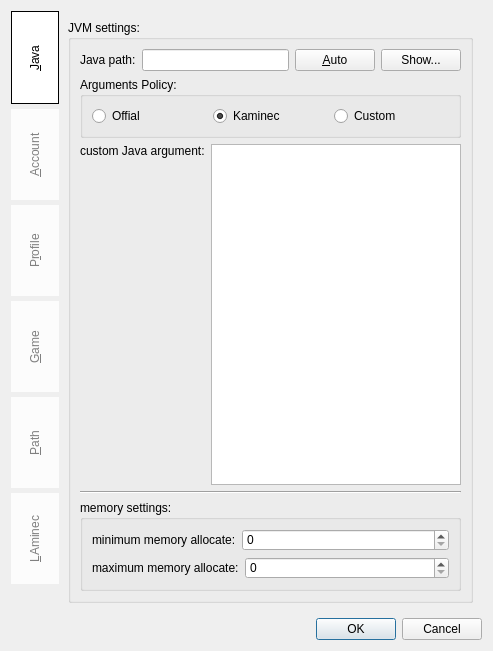
<?xml version="1.0" encoding="UTF-8"?>
<ui version="4.0">
 <class>Preferences</class>
 <widget class="QDialog" name="Preferences">
  <property name="geometry">
   <rect>
    <x>0</x>
    <y>0</y>
    <width>493</width>
    <height>651</height>
   </rect>
  </property>
  <property name="windowTitle">
   <string>Preferences</string>
  </property>
  <layout class="QGridLayout" name="gridLayout_20">
   <item row="0" column="0">
    <widget class="QTabWidget" name="preferenceSwitch">
     <property name="styleSheet">
      <string notr="true">QTabWidget::pane {border-top:0px solid #e8f3f9;background:  transparent; }
QTabBar::tab {min-height: 85px;min-width:40px;color: white;border: 0px solid;border-top-left-radius: 0px;border-top-right-radius: 0px;padding:3px;}
QTabBar::tab:!selected {color: gray; margin-top: 5px; background-color: rgb(255,255,255,200)}
QTabBar::tab:selected {color: black; border: 1px solid; background-color: rgb(255,255,255,255)}</string>
     </property>
     <property name="tabPosition">
      <enum>QTabWidget::West</enum>
     </property>
     <property name="tabShape">
      <enum>QTabWidget::Rounded</enum>
     </property>
     <property name="currentIndex">
      <number>0</number>
     </property>
     <property name="elideMode">
      <enum>Qt::ElideNone</enum>
     </property>
     <property name="usesScrollButtons">
      <bool>true</bool>
     </property>
     <property name="documentMode">
      <bool>false</bool>
     </property>
     <property name="tabsClosable">
      <bool>false</bool>
     </property>
     <property name="movable">
      <bool>false</bool>
     </property>
     <property name="tabBarAutoHide">
      <bool>false</bool>
     </property>
     <widget class="QWidget" name="java">
      <attribute name="title">
       <string>&amp;Java</string>
      </attribute>
      <layout class="QGridLayout" name="gridLayout_5">
       <item row="0" column="1">
        <widget class="QGroupBox" name="groupBox_5">
         <property name="title">
          <string>JVM settings:</string>
         </property>
         <layout class="QGridLayout" name="gridLayout_9">
          <item row="4" column="0">
           <widget class="QGroupBox" name="groupBox">
            <property name="title">
             <string>memory settings:</string>
            </property>
            <layout class="QVBoxLayout" name="verticalLayout_6">
             <item>
              <layout class="QHBoxLayout" name="horizontalLayout_2">
               <item>
                <widget class="QLabel" name="minMem_label">
                 <property name="text">
                  <string>minimum memory allocate:</string>
                 </property>
                 <property name="buddy">
                  <cstring>minMem_sb</cstring>
                 </property>
                </widget>
               </item>
               <item>
                <widget class="QSpinBox" name="minMem_sb">
                 <property name="sizePolicy">
                  <sizepolicy hsizetype="Expanding" vsizetype="Fixed">
                   <horstretch>0</horstretch>
                   <verstretch>0</verstretch>
                  </sizepolicy>
                 </property>
                 <property name="maximum">
                  <number>999999999</number>
                 </property>
                </widget>
               </item>
              </layout>
             </item>
             <item>
              <layout class="QHBoxLayout" name="horizontalLayout">
               <item>
                <widget class="QLabel" name="maxMem_label">
                 <property name="text">
                  <string>maximum memory allocate:</string>
                 </property>
                 <property name="buddy">
                  <cstring>maxMem_sb</cstring>
                 </property>
                </widget>
               </item>
               <item>
                <widget class="QSpinBox" name="maxMem_sb">
                 <property name="sizePolicy">
                  <sizepolicy hsizetype="Expanding" vsizetype="Fixed">
                   <horstretch>0</horstretch>
                   <verstretch>0</verstretch>
                  </sizepolicy>
                 </property>
                 <property name="maximum">
                  <number>999999999</number>
                 </property>
                </widget>
               </item>
              </layout>
             </item>
            </layout>
           </widget>
          </item>
          <item row="1" column="0">
           <widget class="QGroupBox" name="groupBox_7">
            <property name="title">
             <string>Arguments Policy:</string>
            </property>
            <property name="checkable">
             <bool>false</bool>
            </property>
            <layout class="QGridLayout" name="gridLayout_8">
             <item row="0" column="0">
              <widget class="QRadioButton" name="officialPolicy_rb">
               <property name="text">
                <string>Offial</string>
               </property>
              </widget>
             </item>
             <item row="0" column="1">
              <widget class="QRadioButton" name="KaminecPolicy_rb">
               <property name="text">
                <string>Kaminec</string>
               </property>
               <property name="checked">
                <bool>true</bool>
               </property>
              </widget>
             </item>
             <item row="0" column="2">
              <widget class="QRadioButton" name="CustomPolicy_rb">
               <property name="text">
                <string>Custom</string>
               </property>
              </widget>
             </item>
            </layout>
           </widget>
          </item>
          <item row="2" column="0">
           <layout class="QGridLayout" name="gridLayout_7">
            <item row="1" column="0">
             <spacer name="verticalSpacer_5">
              <property name="orientation">
               <enum>Qt::Vertical</enum>
              </property>
              <property name="sizeHint" stdset="0">
               <size>
                <width>20</width>
                <height>40</height>
               </size>
              </property>
             </spacer>
            </item>
            <item row="0" column="0">
             <widget class="QLabel" name="customJavaArg_label">
              <property name="sizePolicy">
               <sizepolicy hsizetype="Preferred" vsizetype="Preferred">
                <horstretch>0</horstretch>
                <verstretch>0</verstretch>
               </sizepolicy>
              </property>
              <property name="text">
               <string>custom Java argument:</string>
              </property>
              <property name="buddy">
               <cstring>customJavaArg_te</cstring>
              </property>
             </widget>
            </item>
            <item row="0" column="1" rowspan="2">
             <widget class="QTextEdit" name="customJavaArg_te"/>
            </item>
           </layout>
          </item>
          <item row="3" column="0">
           <widget class="Line" name="line_2">
            <property name="orientation">
             <enum>Qt::Horizontal</enum>
            </property>
           </widget>
          </item>
          <item row="0" column="0">
           <layout class="QHBoxLayout" name="horizontalLayout_5">
            <item>
             <widget class="QLabel" name="javaPath_label">
              <property name="text">
               <string>Java path:</string>
              </property>
              <property name="buddy">
               <cstring>javaPath_le</cstring>
              </property>
             </widget>
            </item>
            <item>
             <widget class="QLineEdit" name="javaPath_le"/>
            </item>
            <item>
             <widget class="QPushButton" name="autoJava_pb">
              <property name="text">
               <string>&amp;Auto</string>
              </property>
             </widget>
            </item>
            <item>
             <widget class="QPushButton" name="javaPath_showPb">
              <property name="text">
               <string>Show...</string>
              </property>
             </widget>
            </item>
           </layout>
          </item>
         </layout>
        </widget>
       </item>
      </layout>
     </widget>
     <widget class="QWidget" name="account">
      <attribute name="title">
       <string>&amp;Account</string>
      </attribute>
      <layout class="QGridLayout" name="gridLayout_4">
       <item row="3" column="0">
        <layout class="QHBoxLayout" name="horizontalLayout_7">
         <item>
          <widget class="QPushButton" name="addAccount_pb">
           <property name="sizePolicy">
            <sizepolicy hsizetype="Preferred" vsizetype="Fixed">
             <horstretch>0</horstretch>
             <verstretch>0</verstretch>
            </sizepolicy>
           </property>
           <property name="minimumSize">
            <size>
             <width>0</width>
             <height>40</height>
            </size>
           </property>
           <property name="text">
            <string>&amp;Add</string>
           </property>
          </widget>
         </item>
         <item>
          <widget class="QPushButton" name="editAccount_pb">
           <property name="minimumSize">
            <size>
             <width>0</width>
             <height>40</height>
            </size>
           </property>
           <property name="text">
            <string>&amp;Edit</string>
           </property>
          </widget>
         </item>
         <item>
          <widget class="QPushButton" name="deleteAccount_pb">
           <property name="minimumSize">
            <size>
             <width>0</width>
             <height>40</height>
            </size>
           </property>
           <property name="text">
            <string>&amp;Delete</string>
           </property>
          </widget>
         </item>
        </layout>
       </item>
       <item row="0" column="0">
        <widget class="QLabel" name="account_label">
         <property name="text">
          <string>Account List:</string>
         </property>
        </widget>
       </item>
       <item row="1" column="0">
        <widget class="QTableView" name="accounts_tableView">
         <property name="styleSheet">
          <string notr="true">QTableView::item:selected{
	background-color: rgb(162, 162, 162);
}</string>
         </property>
         <property name="editTriggers">
          <set>QAbstractItemView::NoEditTriggers</set>
         </property>
         <property name="selectionMode">
          <enum>QAbstractItemView::SingleSelection</enum>
         </property>
         <property name="selectionBehavior">
          <enum>QAbstractItemView::SelectRows</enum>
         </property>
         <property name="showGrid">
          <bool>false</bool>
         </property>
         <property name="sortingEnabled">
          <bool>true</bool>
         </property>
         <attribute name="horizontalHeaderHighlightSections">
          <bool>false</bool>
         </attribute>
         <attribute name="verticalHeaderVisible">
          <bool>false</bool>
         </attribute>
        </widget>
       </item>
       <item row="2" column="0">
        <widget class="QPushButton" name="setAccountActive_pb">
         <property name="text">
          <string>&amp;Set Active</string>
         </property>
        </widget>
       </item>
      </layout>
     </widget>
     <widget class="QWidget" name="tab_3">
      <attribute name="title">
       <string>P&amp;rofile</string>
      </attribute>
      <layout class="QVBoxLayout" name="verticalLayout_3">
       <item>
        <widget class="QLabel" name="profile_label">
         <property name="text">
          <string>Profile List:</string>
         </property>
        </widget>
       </item>
       <item>
        <widget class="QTableView" name="profiles_tableView">
         <property name="styleSheet">
          <string notr="true">QTableView::item:selected{
	background-color: rgb(162, 162, 162);
}</string>
         </property>
         <property name="editTriggers">
          <set>QAbstractItemView::NoEditTriggers</set>
         </property>
         <property name="selectionMode">
          <enum>QAbstractItemView::SingleSelection</enum>
         </property>
         <property name="selectionBehavior">
          <enum>QAbstractItemView::SelectRows</enum>
         </property>
         <property name="showGrid">
          <bool>false</bool>
         </property>
         <property name="sortingEnabled">
          <bool>true</bool>
         </property>
         <attribute name="horizontalHeaderHighlightSections">
          <bool>false</bool>
         </attribute>
         <attribute name="verticalHeaderVisible">
          <bool>false</bool>
         </attribute>
        </widget>
       </item>
       <item>
        <widget class="QPushButton" name="setProfileActive_pb">
         <property name="text">
          <string>&amp;Set Active</string>
         </property>
        </widget>
       </item>
       <item>
        <layout class="QHBoxLayout" name="horizontalLayout_8">
         <item>
          <widget class="QPushButton" name="addProfile_pb">
           <property name="sizePolicy">
            <sizepolicy hsizetype="Preferred" vsizetype="Fixed">
             <horstretch>0</horstretch>
             <verstretch>0</verstretch>
            </sizepolicy>
           </property>
           <property name="minimumSize">
            <size>
             <width>0</width>
             <height>40</height>
            </size>
           </property>
           <property name="text">
            <string>&amp;Add</string>
           </property>
          </widget>
         </item>
         <item>
          <widget class="QPushButton" name="editProfile_pb">
           <property name="minimumSize">
            <size>
             <width>0</width>
             <height>40</height>
            </size>
           </property>
           <property name="text">
            <string>&amp;Edit</string>
           </property>
          </widget>
         </item>
         <item>
          <widget class="QPushButton" name="deleteProfile_pb">
           <property name="minimumSize">
            <size>
             <width>0</width>
             <height>40</height>
            </size>
           </property>
           <property name="text">
            <string>&amp;Delete</string>
           </property>
          </widget>
         </item>
        </layout>
       </item>
      </layout>
     </widget>
     <widget class="QWidget" name="game">
      <attribute name="title">
       <string>&amp;Game</string>
      </attribute>
      <layout class="QGridLayout" name="gridLayout_11">
       <item row="0" column="0">
        <widget class="QGroupBox" name="groupBox_6">
         <property name="title">
          <string>display settings:</string>
         </property>
         <layout class="QGridLayout" name="gridLayout">
          <item row="1" column="1">
           <layout class="QHBoxLayout" name="horizontalLayout_6">
            <item>
             <widget class="QLabel" name="height_label">
              <property name="text">
               <string>height:</string>
              </property>
              <property name="buddy">
               <cstring>height_sb</cstring>
              </property>
             </widget>
            </item>
            <item>
             <widget class="QSpinBox" name="height_sb">
              <property name="sizePolicy">
               <sizepolicy hsizetype="Expanding" vsizetype="Fixed">
                <horstretch>0</horstretch>
                <verstretch>0</verstretch>
               </sizepolicy>
              </property>
              <property name="maximum">
               <number>999999999</number>
              </property>
             </widget>
            </item>
           </layout>
          </item>
          <item row="1" column="0">
           <layout class="QHBoxLayout" name="horizontalLayout_3">
            <item>
             <widget class="QLabel" name="width_label">
              <property name="text">
               <string>width:</string>
              </property>
              <property name="buddy">
               <cstring>width_sb</cstring>
              </property>
             </widget>
            </item>
            <item>
             <widget class="QSpinBox" name="width_sb">
              <property name="sizePolicy">
               <sizepolicy hsizetype="Expanding" vsizetype="Fixed">
                <horstretch>0</horstretch>
                <verstretch>0</verstretch>
               </sizepolicy>
              </property>
              <property name="maximum">
               <number>999999999</number>
              </property>
             </widget>
            </item>
           </layout>
          </item>
          <item row="0" column="0" colspan="2">
           <widget class="QCheckBox" name="fullScreen_checkBox">
            <property name="text">
             <string>full screen</string>
            </property>
           </widget>
          </item>
         </layout>
        </widget>
       </item>
       <item row="1" column="0">
        <widget class="Line" name="line_3">
         <property name="orientation">
          <enum>Qt::Horizontal</enum>
         </property>
        </widget>
       </item>
       <item row="2" column="0">
        <widget class="QGroupBox" name="serverMode_gp">
         <property name="title">
          <string>Launch with Server</string>
         </property>
         <property name="checkable">
          <bool>true</bool>
         </property>
         <property name="checked">
          <bool>false</bool>
         </property>
         <layout class="QGridLayout" name="gridLayout_10">
          <item row="0" column="0">
           <widget class="QLabel" name="ip_label">
            <property name="text">
             <string>ip:</string>
            </property>
            <property name="buddy">
             <cstring>ip_le</cstring>
            </property>
           </widget>
          </item>
          <item row="0" column="1">
           <widget class="QLineEdit" name="ip_le"/>
          </item>
          <item row="0" column="2">
           <widget class="QLabel" name="port_label">
            <property name="text">
             <string>port:</string>
            </property>
            <property name="buddy">
             <cstring>port_le</cstring>
            </property>
           </widget>
          </item>
          <item row="0" column="3">
           <widget class="QLineEdit" name="port_le"/>
          </item>
         </layout>
        </widget>
       </item>
       <item row="3" column="0">
        <spacer name="verticalSpacer_3">
         <property name="orientation">
          <enum>Qt::Vertical</enum>
         </property>
         <property name="sizeHint" stdset="0">
          <size>
           <width>20</width>
           <height>193</height>
          </size>
         </property>
        </spacer>
       </item>
      </layout>
     </widget>
     <widget class="QWidget" name="tab">
      <attribute name="title">
       <string>&amp;Path</string>
      </attribute>
      <layout class="QGridLayout" name="gridLayout_3">
       <item row="0" column="0">
        <widget class="QGroupBox" name="groupBox_2">
         <property name="title">
          <string>path settings:</string>
         </property>
         <layout class="QGridLayout" name="gridLayout_17">
          <item row="0" column="0">
           <layout class="QVBoxLayout" name="verticalLayout">
            <item>
             <layout class="QGridLayout" name="gridLayout_13">
              <item row="0" column="0">
               <widget class="QCheckBox" name="defaultPath_checkBox">
                <property name="text">
                 <string>default relative path settings</string>
                </property>
               </widget>
              </item>
              <item row="0" column="1">
               <widget class="QPushButton" name="more_pb">
                <property name="text">
                 <string>More</string>
                </property>
                <property name="checkable">
                 <bool>true</bool>
                </property>
               </widget>
              </item>
             </layout>
            </item>
            <item>
             <layout class="QGridLayout" name="gridLayout_15">
              <item row="0" column="0">
               <widget class="QLabel" name="javaPath_label_2">
                <property name="text">
                 <string>Java path:</string>
                </property>
                <property name="buddy">
                 <cstring>javaPath_le_2</cstring>
                </property>
               </widget>
              </item>
              <item row="0" column="1">
               <widget class="QLineEdit" name="javaPath_le_2"/>
              </item>
              <item row="0" column="2">
               <widget class="QPushButton" name="autoJava_pb_2">
                <property name="text">
                 <string>&amp;Auto</string>
                </property>
               </widget>
              </item>
              <item row="0" column="3">
               <widget class="QPushButton" name="javaPath_showPb_2">
                <property name="text">
                 <string>Show...</string>
                </property>
               </widget>
              </item>
             </layout>
            </item>
            <item>
             <widget class="Line" name="line_5">
              <property name="orientation">
               <enum>Qt::Horizontal</enum>
              </property>
             </widget>
            </item>
            <item>
             <layout class="QGridLayout" name="gridLayout_12">
              <item row="0" column="0">
               <widget class="QLabel" name="corePath_label">
                <property name="enabled">
                 <bool>true</bool>
                </property>
                <property name="text">
                 <string>core game path:</string>
                </property>
                <property name="buddy">
                 <cstring>corePath_le</cstring>
                </property>
               </widget>
              </item>
              <item row="0" column="1">
               <widget class="QLineEdit" name="corePath_le">
                <property name="enabled">
                 <bool>true</bool>
                </property>
               </widget>
              </item>
              <item row="0" column="2">
               <widget class="QPushButton" name="corePath_showPb">
                <property name="enabled">
                 <bool>true</bool>
                </property>
                <property name="text">
                 <string>Show...</string>
                </property>
               </widget>
              </item>
              <item row="2" column="0">
               <widget class="QLabel" name="libsPath_label">
                <property name="enabled">
                 <bool>true</bool>
                </property>
                <property name="text">
                 <string>libraries path:</string>
                </property>
                <property name="buddy">
                 <cstring>libsPath_le</cstring>
                </property>
               </widget>
              </item>
              <item row="1" column="0">
               <widget class="QLabel" name="versionsPath_label">
                <property name="enabled">
                 <bool>true</bool>
                </property>
                <property name="text">
                 <string>version folder path:</string>
                </property>
                <property name="buddy">
                 <cstring>versionsPath_le</cstring>
                </property>
               </widget>
              </item>
              <item row="2" column="2">
               <widget class="QPushButton" name="libsPath_showPb">
                <property name="enabled">
                 <bool>true</bool>
                </property>
                <property name="text">
                 <string>Show...</string>
                </property>
               </widget>
              </item>
              <item row="1" column="1">
               <widget class="QLineEdit" name="versionsPath_le">
                <property name="enabled">
                 <bool>true</bool>
                </property>
               </widget>
              </item>
              <item row="3" column="0">
               <widget class="QLabel" name="nativesPath_label">
                <property name="enabled">
                 <bool>true</bool>
                </property>
                <property name="text">
                 <string>natives path:</string>
                </property>
                <property name="buddy">
                 <cstring>nativesPath_le</cstring>
                </property>
               </widget>
              </item>
              <item row="3" column="1">
               <widget class="QLineEdit" name="nativesPath_le">
                <property name="enabled">
                 <bool>true</bool>
                </property>
               </widget>
              </item>
              <item row="4" column="0">
               <widget class="QLabel" name="assetsPath_label">
                <property name="enabled">
                 <bool>true</bool>
                </property>
                <property name="text">
                 <string>core assets path:</string>
                </property>
                <property name="buddy">
                 <cstring>assetsPath_le</cstring>
                </property>
               </widget>
              </item>
              <item row="1" column="2">
               <widget class="QPushButton" name="versionsPath_showPb">
                <property name="enabled">
                 <bool>true</bool>
                </property>
                <property name="text">
                 <string>Show...</string>
                </property>
               </widget>
              </item>
              <item row="3" column="2">
               <widget class="QPushButton" name="nativesPath_showPb">
                <property name="enabled">
                 <bool>true</bool>
                </property>
                <property name="text">
                 <string>Show...</string>
                </property>
               </widget>
              </item>
              <item row="2" column="1">
               <widget class="QLineEdit" name="libsPath_le">
                <property name="enabled">
                 <bool>true</bool>
                </property>
               </widget>
              </item>
              <item row="5" column="1">
               <widget class="QLineEdit" name="indexesPath_le">
                <property name="enabled">
                 <bool>true</bool>
                </property>
               </widget>
              </item>
              <item row="6" column="0">
               <widget class="QLabel" name="objectsPath_label">
                <property name="enabled">
                 <bool>true</bool>
                </property>
                <property name="text">
                 <string>asset objects path:</string>
                </property>
                <property name="buddy">
                 <cstring>objectsPath_le</cstring>
                </property>
               </widget>
              </item>
              <item row="6" column="1">
               <widget class="QLineEdit" name="objectsPath_le">
                <property name="enabled">
                 <bool>true</bool>
                </property>
               </widget>
              </item>
              <item row="6" column="2">
               <widget class="QPushButton" name="objectsPath_showPb">
                <property name="enabled">
                 <bool>true</bool>
                </property>
                <property name="text">
                 <string>Show...</string>
                </property>
               </widget>
              </item>
              <item row="4" column="2">
               <widget class="QPushButton" name="assetsPath_showPb">
                <property name="enabled">
                 <bool>true</bool>
                </property>
                <property name="text">
                 <string>Show...</string>
                </property>
               </widget>
              </item>
              <item row="5" column="0">
               <widget class="QLabel" name="indexesPath_label">
                <property name="enabled">
                 <bool>true</bool>
                </property>
                <property name="text">
                 <string>asset indexes path:</string>
                </property>
                <property name="buddy">
                 <cstring>indexesPath_le</cstring>
                </property>
               </widget>
              </item>
              <item row="5" column="2">
               <widget class="QPushButton" name="indexesPath_showPb">
                <property name="enabled">
                 <bool>true</bool>
                </property>
                <property name="text">
                 <string>Show...</string>
                </property>
               </widget>
              </item>
              <item row="4" column="1">
               <widget class="QLineEdit" name="assetsPath_le">
                <property name="enabled">
                 <bool>true</bool>
                </property>
               </widget>
              </item>
             </layout>
            </item>
            <item>
             <widget class="Line" name="line_4">
              <property name="orientation">
               <enum>Qt::Horizontal</enum>
              </property>
             </widget>
            </item>
            <item>
             <layout class="QGridLayout" name="gridLayout_2">
              <item row="0" column="0">
               <widget class="QLabel" name="unusedModsPath_label">
                <property name="enabled">
                 <bool>true</bool>
                </property>
                <property name="text">
                 <string>unused mods path:</string>
                </property>
                <property name="buddy">
                 <cstring>unusedModsPath_le</cstring>
                </property>
               </widget>
              </item>
              <item row="2" column="0">
               <widget class="QLabel" name="loggerPath_label">
                <property name="enabled">
                 <bool>true</bool>
                </property>
                <property name="text">
                 <string>logger path:</string>
                </property>
                <property name="buddy">
                 <cstring>loggerPath_le</cstring>
                </property>
               </widget>
              </item>
              <item row="1" column="0">
               <widget class="QLabel" name="savesBackupPath_label">
                <property name="enabled">
                 <bool>true</bool>
                </property>
                <property name="text">
                 <string>saves backup path:</string>
                </property>
                <property name="buddy">
                 <cstring>savesBackupPath_le</cstring>
                </property>
               </widget>
              </item>
              <item row="2" column="1">
               <widget class="QLineEdit" name="loggerPath_le">
                <property name="enabled">
                 <bool>true</bool>
                </property>
               </widget>
              </item>
              <item row="0" column="1">
               <widget class="QLineEdit" name="unusedModsPath_le">
                <property name="enabled">
                 <bool>true</bool>
                </property>
               </widget>
              </item>
              <item row="0" column="2">
               <widget class="QPushButton" name="unusedModsPath_showPb">
                <property name="enabled">
                 <bool>true</bool>
                </property>
                <property name="text">
                 <string>Show...</string>
                </property>
               </widget>
              </item>
              <item row="1" column="2">
               <widget class="QPushButton" name="savesBackupPath_showPb">
                <property name="enabled">
                 <bool>true</bool>
                </property>
                <property name="text">
                 <string>Show...</string>
                </property>
               </widget>
              </item>
              <item row="1" column="1">
               <widget class="QLineEdit" name="savesBackupPath_le">
                <property name="enabled">
                 <bool>true</bool>
                </property>
               </widget>
              </item>
              <item row="2" column="2">
               <widget class="QPushButton" name="loggerPath_showPb">
                <property name="enabled">
                 <bool>true</bool>
                </property>
                <property name="text">
                 <string>Show...</string>
                </property>
               </widget>
              </item>
             </layout>
            </item>
            <item>
             <widget class="QTextBrowser" name="customPathHelper_tb">
              <property name="sizePolicy">
               <sizepolicy hsizetype="Expanding" vsizetype="Ignored">
                <horstretch>0</horstretch>
                <verstretch>0</verstretch>
               </sizepolicy>
              </property>
              <property name="minimumSize">
               <size>
                <width>0</width>
                <height>60</height>
               </size>
              </property>
              <property name="styleSheet">
               <string notr="true">background-color: rgba(255, 255, 255, 100);</string>
              </property>
              <property name="html">
               <string>&lt;!DOCTYPE HTML PUBLIC &quot;-//W3C//DTD HTML 4.0//EN&quot; &quot;http://www.w3.org/TR/REC-html40/strict.dtd&quot;&gt;
&lt;html&gt;&lt;head&gt;&lt;meta name=&quot;qrichtext&quot; content=&quot;1&quot; /&gt;&lt;style type=&quot;text/css&quot;&gt;
p, li { white-space: pre-wrap; }
&lt;/style&gt;&lt;/head&gt;&lt;body style=&quot; font-family:'SimSun'; font-size:9pt; font-weight:400; font-style:normal;&quot;&gt;
&lt;p style=&quot; margin-top:0px; margin-bottom:0px; margin-left:0px; margin-right:0px; -qt-block-indent:0; text-indent:0px;&quot;&gt;&lt;span style=&quot; font-size:10pt;&quot;&gt;core game path:&amp;lt;core&amp;gt;&lt;/span&gt;&lt;/p&gt;
&lt;p style=&quot; margin-top:0px; margin-bottom:0px; margin-left:0px; margin-right:0px; -qt-block-indent:0; text-indent:0px;&quot;&gt;&lt;span style=&quot; font-size:10pt;&quot;&gt;   assets path:&amp;lt;assets&amp;gt;&lt;/span&gt;&lt;/p&gt;
&lt;p style=&quot; margin-top:0px; margin-bottom:0px; margin-left:0px; margin-right:0px; -qt-block-indent:0; text-indent:0px;&quot;&gt;&lt;span style=&quot; font-size:10pt;&quot;&gt;  laucher path:&amp;lt;launcher&amp;gt;&lt;/span&gt;&lt;/p&gt;&lt;/body&gt;&lt;/html&gt;</string>
              </property>
             </widget>
            </item>
           </layout>
          </item>
          <item row="1" column="0">
           <spacer name="verticalSpacer">
            <property name="orientation">
             <enum>Qt::Vertical</enum>
            </property>
            <property name="sizeHint" stdset="0">
             <size>
              <width>17</width>
              <height>94</height>
             </size>
            </property>
           </spacer>
          </item>
         </layout>
        </widget>
       </item>
      </layout>
     </widget>
     <widget class="QWidget" name="tab_2">
      <attribute name="title">
       <string>&amp;LAminec</string>
      </attribute>
      <layout class="QGridLayout" name="gridLayout_18">
       <item row="0" column="0">
        <layout class="QVBoxLayout" name="verticalLayout_2">
         <item>
          <layout class="QHBoxLayout" name="horizontalLayout_4">
           <item>
            <widget class="QLabel" name="logNumber_label">
             <property name="text">
              <string>Log File Limit:</string>
             </property>
             <property name="buddy">
              <cstring>logNumber_spinBox</cstring>
             </property>
            </widget>
           </item>
           <item>
            <widget class="QLabel" name="logTip_label">
             <property name="text">
              <string>No Limit</string>
             </property>
            </widget>
           </item>
           <item>
            <widget class="QSpinBox" name="logNumber_spinBox">
             <property name="minimum">
              <number>-1</number>
             </property>
            </widget>
           </item>
          </layout>
         </item>
         <item>
          <spacer name="verticalSpacer_4">
           <property name="orientation">
            <enum>Qt::Vertical</enum>
           </property>
           <property name="sizeHint" stdset="0">
            <size>
             <width>20</width>
             <height>40</height>
            </size>
           </property>
          </spacer>
         </item>
        </layout>
       </item>
      </layout>
     </widget>
    </widget>
   </item>
   <item row="1" column="0">
    <widget class="QDialogButtonBox" name="buttonBox">
     <property name="orientation">
      <enum>Qt::Horizontal</enum>
     </property>
     <property name="standardButtons">
      <set>QDialogButtonBox::Cancel|QDialogButtonBox::Ok</set>
     </property>
    </widget>
   </item>
  </layout>
 </widget>
 <tabstops>
  <tabstop>width_sb</tabstop>
  <tabstop>height_sb</tabstop>
  <tabstop>maxMem_sb</tabstop>
  <tabstop>minMem_sb</tabstop>
  <tabstop>javaPath_le</tabstop>
  <tabstop>autoJava_pb</tabstop>
  <tabstop>javaPath_showPb</tabstop>
 </tabstops>
 <resources/>
 <connections>
  <connection>
   <sender>buttonBox</sender>
   <signal>accepted()</signal>
   <receiver>Preferences</receiver>
   <slot>accept()</slot>
   <hints>
    <hint type="sourcelabel">
     <x>266</x>
     <y>641</y>
    </hint>
    <hint type="destinationlabel">
     <x>157</x>
     <y>274</y>
    </hint>
   </hints>
  </connection>
  <connection>
   <sender>buttonBox</sender>
   <signal>rejected()</signal>
   <receiver>Preferences</receiver>
   <slot>reject()</slot>
   <hints>
    <hint type="sourcelabel">
     <x>334</x>
     <y>641</y>
    </hint>
    <hint type="destinationlabel">
     <x>286</x>
     <y>274</y>
    </hint>
   </hints>
  </connection>
 </connections>
</ui>
